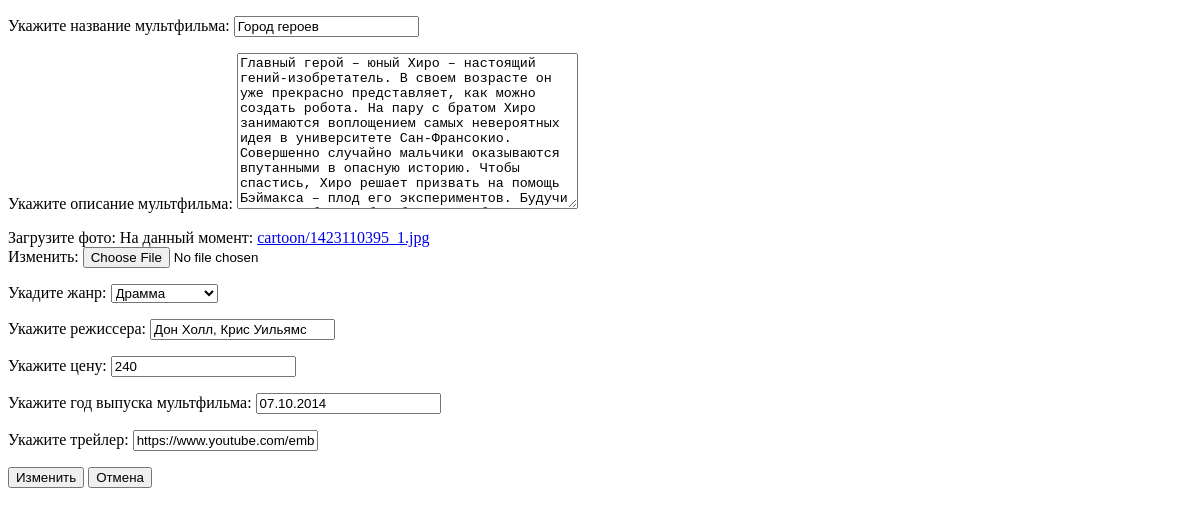
The page /cartoon_detail/4/update/ on the database as committed earlier.
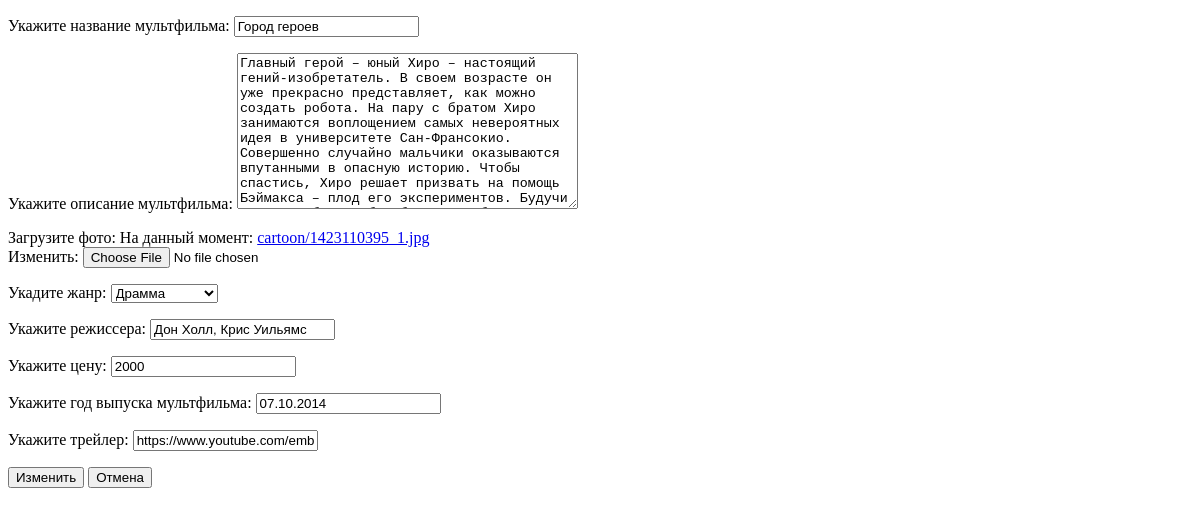
The same page on the database as committed later.
### disney/models.py (models this page shows, shortened)
class Disney(models.Model):
    GENRE = (
        ('Приключения', 'Приключения'),
        ('Комедия', 'Комедия'),
        ('Драмма', 'Драмма'),
        ('Мюзикл', 'Мюзикл'),
        ('Детектив', 'Детектив')
    )
    title = models.CharField('Укажите название мультфильма', max_length=100)
    description = models.TextField('Укажите описание мультфильма')
    image = models.ImageField('Загрузите фото', upload_to='cartoon/')
    genre = models.CharField('Укадите жанр', max_length=100, choices=GENRE)
    director = models.CharField('Укажите режиссера', max_length=100)
    cost = models.PositiveIntegerField('Укажите цену')
    year = models.DateField('Укажите год выпуска мультфильма', null=True)
    trailer = models.URLField('Укажите трейлер', blank=True)

### disney/views.py (the view, shortened to what this page needs)
# urls.py: path('cartoon_detail/<int:id>/update/', views.UpdateCartoonView.as_view(), name='update'),
class UpdateCartoonView(generic.UpdateView):
    template_name = 'cartoons/update_cartoons.html'
    form_class = forms.DisneyForm
    success_url = '/all_cartoons/'
    def get_object(self, **kwargs):
        cartoon_id = self.kwargs.get('id')
        return get_object_or_404(models.Disney, id=cartoon_id)

### disney/forms.py
class DisneyForm(forms.ModelForm):
    class Meta:
        model = models.Disney
        fields = "__all__"

### templates/cartoons/update_cartoons.html (shortened to what this page needs)
<!DOCTYPE html>
<html lang="en">
<head>
</head>
<body>
<form method="post" enctype="multipart/form-data">
    {{ form.as_p }}
    <button type="submit">Изменить</button>
    <button type="reset">Отмена</button>
</form>
</body>
</html>

Rows that differ between the two databases and show on the page:
changed Disney "Город героев": cost "240" → "2000"
